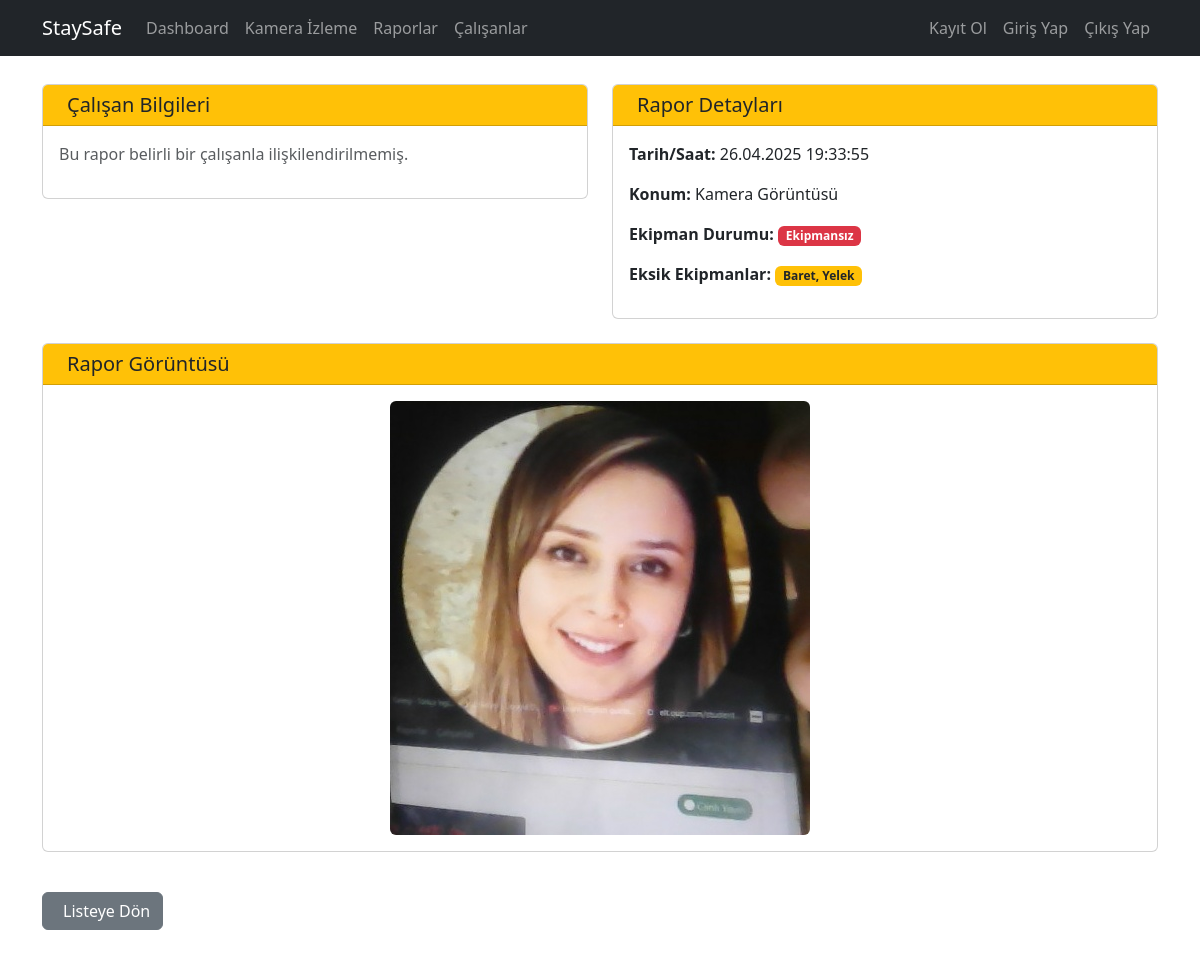
The app's page /reports/report/45/, older data.
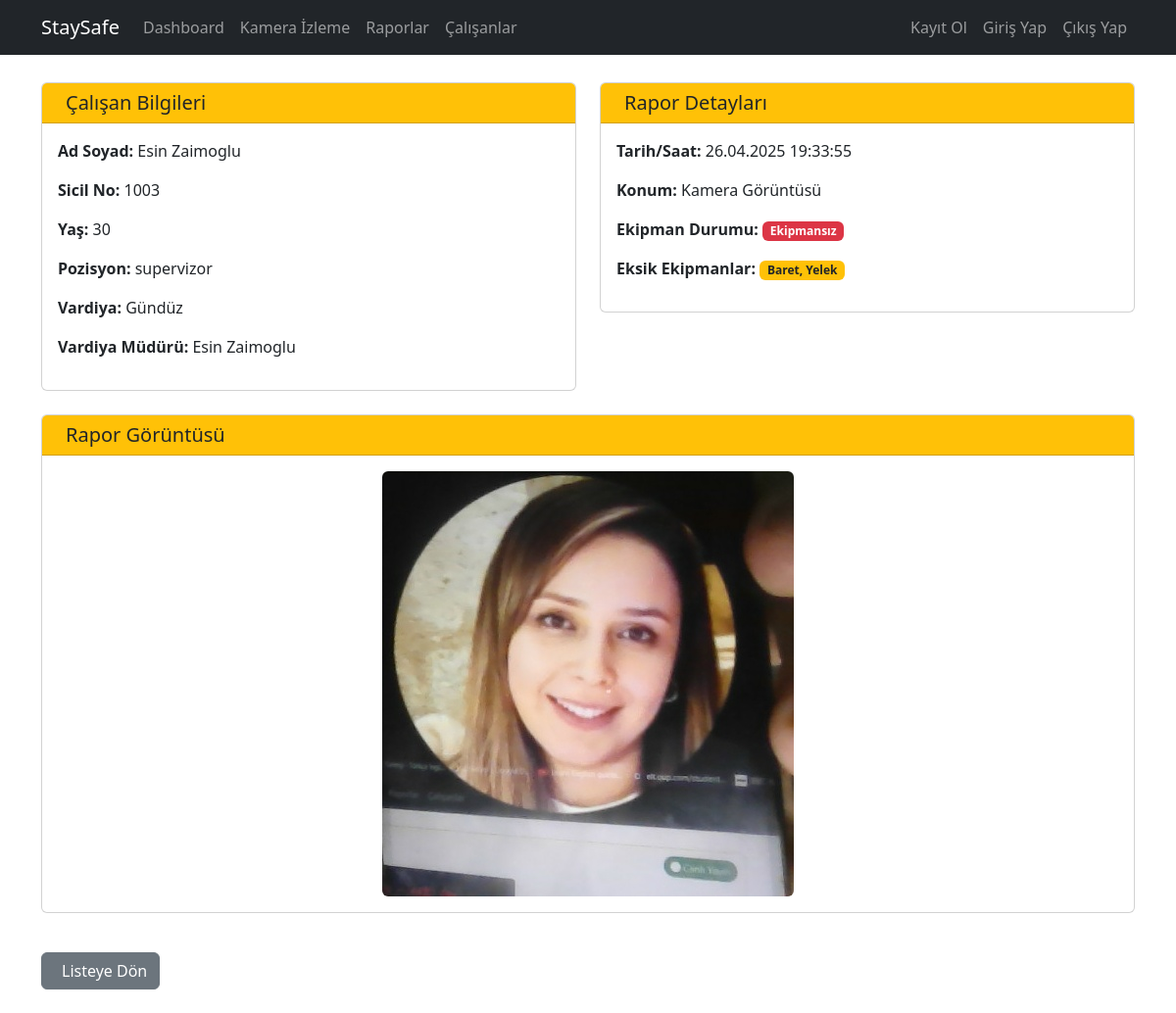
The same page, newer data.
### reports/models.py (models this page shows, shortened)
class EmployeeReport(models.Model):
    employee = models.ForeignKey(Employee, on_delete=models.SET_NULL, related_name='reports', null=True, blank=True)
    timestamp = models.DateTimeField(auto_now_add=True)
    image = models.ImageField(upload_to='reports/')
    is_equipped = models.BooleanField(default=False)
    location = models.CharField(max_length=200, blank=True)
    notes = models.TextField(blank=True)
    missing_equipment = models.TextField(blank=True, verbose_name="Eksik Ekipmanlar")
    reported_pozisyon = models.CharField(max_length=100, null=True, blank=True, verbose_name="Rapor Anındaki Pozisyon")
    reported_vardiya = models.CharField(max_length=50, null=True, blank=True, verbose_name="Rapor Anındaki Vardiya")
    reported_supervizor_name = models.CharField(max_length=200, null=True, blank=True, verbose_name="Rapor Anındaki Süpervizör")
    class Meta:
        ordering = ['-timestamp']
        verbose_name = 'Çalışan Raporu'
        verbose_name_plural = 'Çalışan Raporları'

### employees/models.py (models this page shows, shortened)
class Employee(models.Model):
    sicil_no = models.CharField(max_length=10, primary_key=True)
    name = models.CharField(max_length=100)
    surname = models.CharField(max_length=100)
    age = models.IntegerField(null=True, blank=True)
    imageUrl = models.URLField(max_length=300, blank=True, null=True, default="default.jpg")
    pozisyon = models.ForeignKey(Pozisyon, on_delete=models.SET_NULL, null=True, blank=True)
    vardiya = models.ForeignKey(Vardiya, on_delete=models.SET_NULL, null=True, blank=True)

class Pozisyon(models.Model):
    pozisyon_ad = models.CharField(max_length=100, unique=True)
    def __str__(self):
        return self.pozisyon_ad

class Vardiya(models.Model):
    GECE = 'GECE'
    GUNDUZ = 'GUNDUZ'
    VARDIYA_TURU_SECENEKLERI = [
        (GECE, 'Gece'),
        (GUNDUZ, 'Gündüz'),
    ]
    vardiya_type = models.CharField(
        max_length=6,
        choices=VARDIYA_TURU_SECENEKLERI,
        default=GUNDUZ,
    )
    vardiya_supervizor = models.ForeignKey(
        'Employee',
        on_delete=models.SET_NULL,
        null=True,
        blank=True,
        related_name='supervised_shifts'
    )
    def __str__(self):
        return self.get_vardiya_type_display()

### reports/views.py (the view)
# urls.py: path('report/<int:report_id>/', views.report_detail, name='report_detail'),
def report_detail(request, report_id):
    report = get_object_or_404(EmployeeReport, pk=report_id) # Raporu ID ile al veya 404 döndür
    context = {
        'report': report
    }
    return render(request, 'reports/report_detail.html', context)

### reports/templates/reports/report_detail.html (shortened to what this page needs)
{% extends "layout.html" %}
{% load static %}
{% block content %}
<div class="container mt-4">
    <div class="row">
        <div class="col-md-6">
            <div class="card mb-4">
                <div class="card-header bg-warning">
                    <h5 class="card-title mb-0">
                        Çalışan Bilgileri
                    </h5>
                </div>
                <div class="card-body">
                    {% if report.employee %}
                        <p><strong>Ad Soyad:</strong> {{ report.employee.name }} {{ report.employee.surname }}</p>
                        {% if report.employee.sicil_no %}
                            <p><strong>Sicil No:</strong> {{ report.employee.sicil_no }}</p>
                        {% endif %}
                        <p><strong>Yaş:</strong> {{ report.employee.age }}</p>
                        <p><strong>Pozisyon:</strong> {{ report.employee.pozisyon }}</p>
                        <p><strong>Vardiya:</strong> {{ report.employee.vardiya }}</p>
                        <p><strong>Vardiya Müdürü:</strong> {{ report.employee.vardiya.vardiya_supervizor.name }} {{ report.employee.vardiya.vardiya_supervizor.surname }} </p>
                    {% else %}
                        <p class="text-muted">Bu rapor belirli bir çalışanla ilişkilendirilmemiş.</p>
                    {% endif %}
                </div>
            </div>
        </div>
        <div class="col-md-6">
            <div class="card mb-4">
                <div class="card-header bg-warning">
                    <h5 class="card-title mb-0">
                        Rapor Detayları
                    </h5>
                </div>
                <div class="card-body">
                    <p><strong>Tarih/Saat:</strong> {{ report.timestamp|date:"d.m.Y H:i:s" }}</p>
                    <p><strong>Konum:</strong> {{ report.location|default:"Belirtilmemiş" }}</p>
                    <p><strong>Ekipman Durumu:</strong>
                        {% if report.is_equipped %}
                            <span class="badge bg-success">Ekipmanlı</span>
                        {% else %}
                            <span class="badge bg-danger">Ekipmansız</span>
                        {% endif %}
                    </p>
                    {% if not report.is_equipped and report.missing_equipment %}
                    <p><strong>Eksik Ekipmanlar:</strong>
                        <span class="badge bg-warning text-dark">{{ report.missing_equipment }}</span>
                    </p>
                    {% endif %}
                </div>
            </div>
        </div>
    </div>
    <div class="row">
        <div class="col-12">
            <div class="card mb-4">
                <div class="card-header bg-warning">
                    <h5 class="card-title mb-0">
                        Rapor Görüntüsü
                    </h5>
                </div>
                <div class="card-body text-center">
                    {% if report.image %}
                        <img src="{{ report.image.url }}" class="img-fluid rounded" alt="Güvenlik İhlali Görüntüsü">
                    {% else %}
                        <p class="text-muted">Rapor için görüntü bulunamadı.</p>
                    {% endif %}
                </div>
            </div>
        </div>
    </div>
    <div class="mt-3 mb-4">
        <a href="{% url 'reports:report_list' %}" class="btn btn-secondary">
            Listeye Dön
        </a>
    </div>
</div>
{% endblock %}

Row changes from the older to the newer data that the page shows:
changed EmployeeReport "Kamera Görüntüsü": employee_id empty → "1003" (drawn); employee.name (not shown) → "Esin"; employee.surname (not shown) → "Zaimoglu"; employee.sicil_no (not shown) → "1003"; employee.age (not shown) → "30"; employee.pozisyon (not shown) → "supervizor"; employee.vardiya (not shown) → "Gündüz"; employee.vardiya.vardiya_supervizor.name (not shown) → "Esin"; employee.vardiya.vardiya_supervizor.surname (not shown) → "Zaimoglu"
Text that changed along with them:
text no longer shown: "Bu rapor belirli bir çalışanla ilişkilendirilmemiş."
text now shown: "Ad Soyad: Sicil No: Yaş: Pozisyon: Vardiya: Vardiya Müdürü:"
